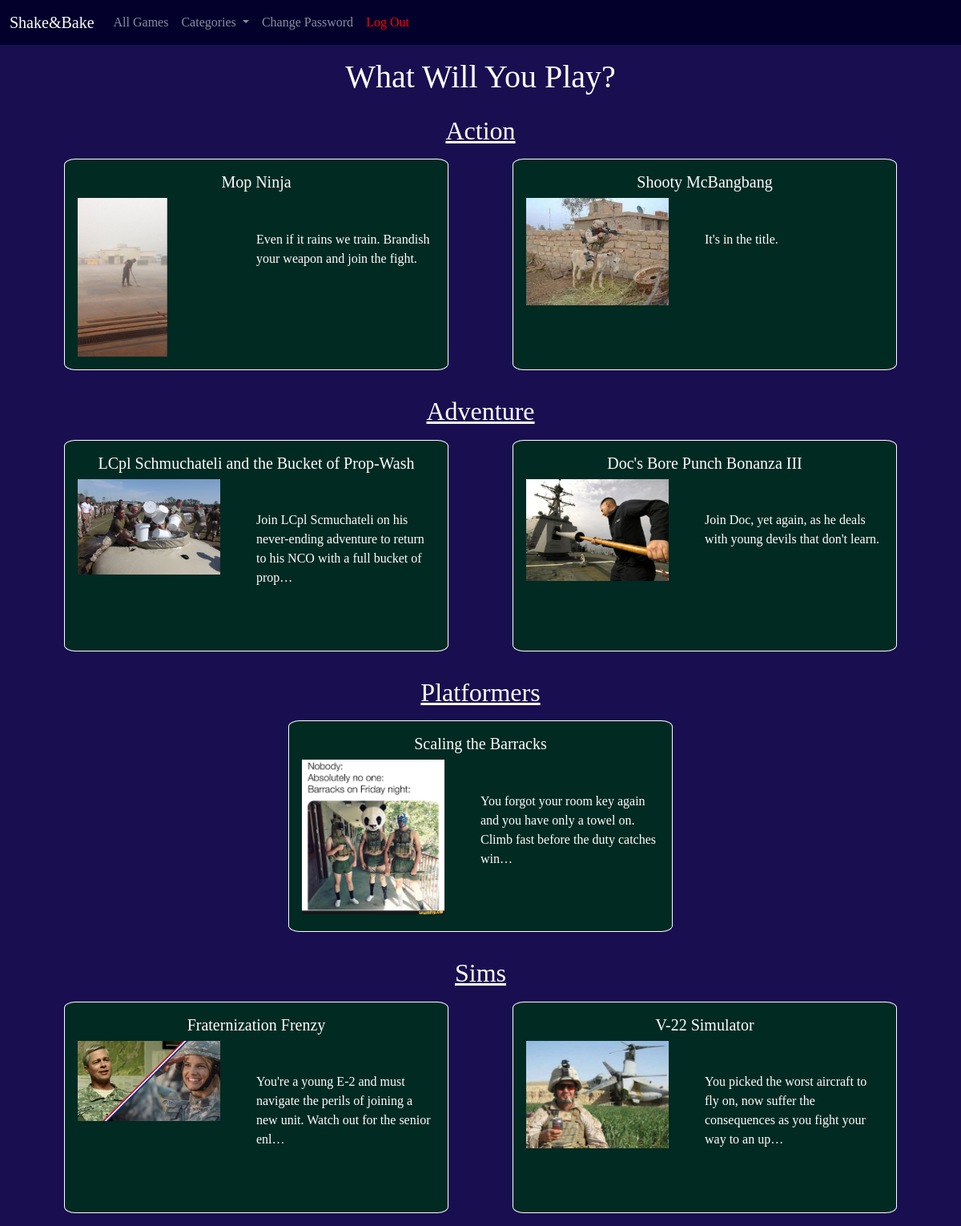
The page /games/ (signed in) on the database as committed earlier.
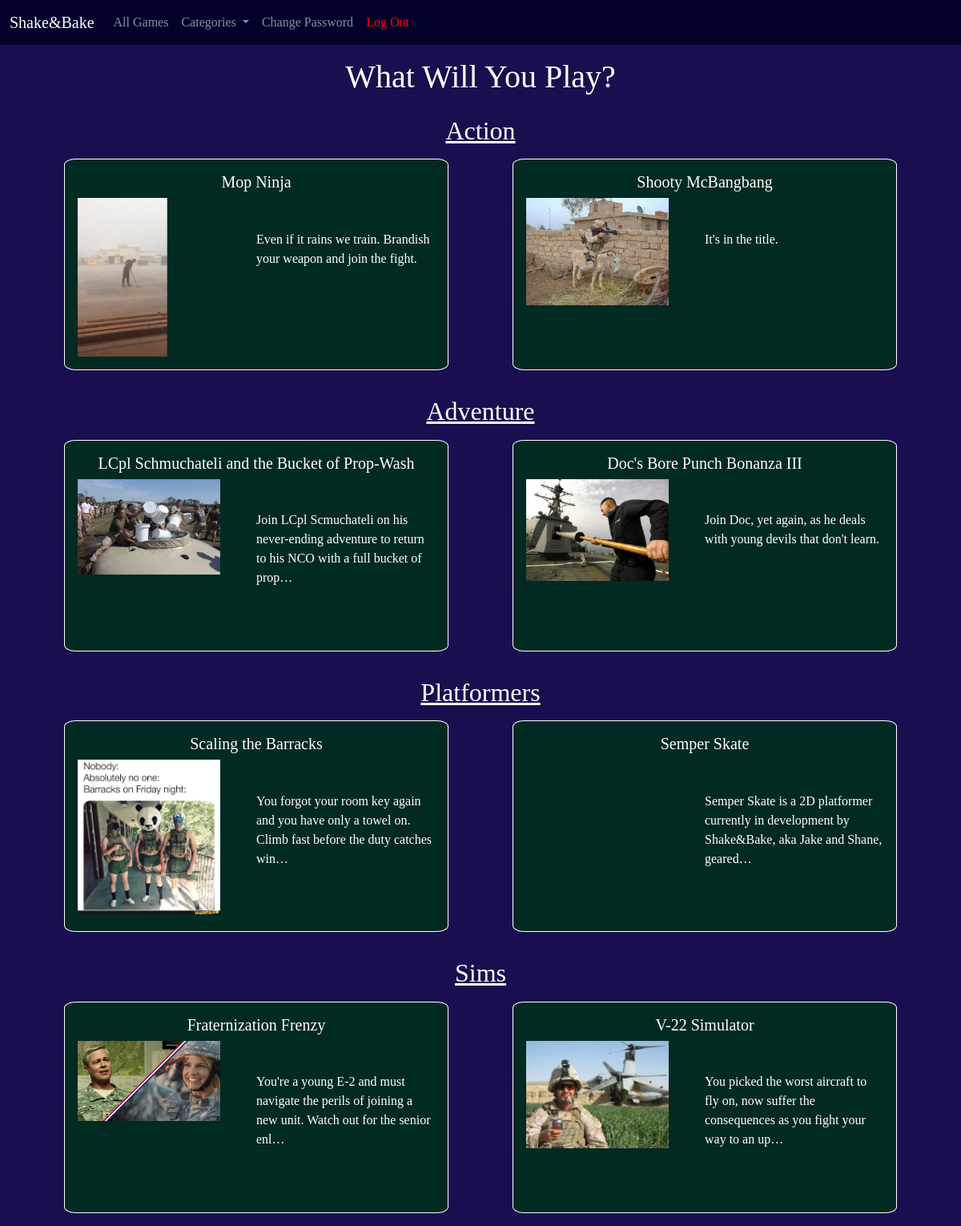
The same page on the database as committed later.
### games/models.py (models this page shows, shortened)
class Game(models.Model):
    title=models.CharField(max_length=200)
    link=models.URLField()
    body=models.TextField()
    author=models.ForeignKey(
        get_user_model(),
        on_delete=models.CASCADE
    )
    created_on=models.DateTimeField(auto_now_add=True)
    category = models.CharField(max_length=200, default="None")
    image = models.ImageField(upload_to='images')

### games/views.py (the view)
# urls.py: path('', GameListView.as_view(), name='game_list'),
class GameListView(LoginRequiredMixin, ListView):
    model=Game
    template_name="game_list.html"

### templates/game_list.html (shortened to what the changed rows need)
{% extends 'base.html' %}
{% block content %}
    <div class="game-list">
        <h1>What Will You Play?</h1>
        <h2><a href="{% url 'action' %}">Action</a></h2>
        <div class="game-list-section">
            {% for game in game_list %}
                {% if game.category == 'Action' %}
                    <div class="card">
                        <div class="card-body">
                            <div class="top-of-card">
                                <div class="title-author">
                                    <h5 class="card-title"><a href="{% url 'game_detail' game.id %}">{{ game.title|truncatechars:50}}</a></h5>
                                </div>
                            </div>
                            <div class="bottom-of-card">
                                <div class="image" style="background-image: url('/static/{{game.image}}'); background-size:contain; background-repeat: no-repeat;" ></div>
                                    <div class= "game-info">
                                        <p class="card-text">{{game.body|truncatechars:100}}</p>
                                    </div>
                                </div>
                        </div>
                    </div>
                {% endif %}
            {% endfor %}
        </div>
        <h2><a href="{% url 'adventure' %}">Adventure</a></h2>
        <div class="game-list-section">
            {% for game in game_list %}
                {% if game.category == 'Adventure' %}
                    <div class="card">
                        <div class="card-body">
                            <div class="top-of-card">
                                <div class="title-author">
                                    <h5 class="card-title"><a href="{% url 'game_detail' game.id %}">{{ game.title|truncatechars:50}}</a></h5>
                                </div>
                            </div>
                            <div class="bottom-of-card">
                                <div class="image" style="background-image: url('/static/{{game.image}}'); background-size:contain; background-repeat: no-repeat;"></div>
                                    <div class= "game-info">
                                        <p class="card-text">{{game.body|truncatechars:100}}</p>
                                    </div>
                                </div>
                        </div>
                    </div>
                {% endif %}
            {% endfor %}
        </div>
        <h2><a href="{% url 'platform' %}">Platformers</a></h2>
        <div class="game-list-section">
            {% for game in game_list %}
                {% if game.category == 'Platform' %}
                    <div class="card">
                        <div class="card-body">
                            <div class="top-of-card">
                                <div class="title-author">
                                    <h5 class="card-title"><a href="{% url 'game_detail' game.id %}">{{ game.title|truncatechars:50}}</a></h5>
                                </div>
                            </div>
                            <div class="bottom-of-card">
                                <div class="image" style="background-image: url('/static/{{game.image}}'); background-size:contain; background-repeat: no-repeat;"></div>
                                    <div class= "game-info">
                                        <p class="card-text">{{game.body|truncatechars:100}}</p>
                                    </div>
                                </div>
                        </div>
                    </div>
                {% endif %}
            {% endfor %}
        </div>
        <h2><a href="{% url 'sim' %}">Sims</a></h2>
        <div class="game-list-section">
            {% for game in game_list %}
                {% if game.category == 'Sim' %}
                    <div class="card">
                        <div class="card-body">
                            <div class="top-of-card">
                                <div class="title-author">
                                    <h5 class="card-title"><a href="{% url 'game_detail' game.id %}">{{ game.title|truncatechars:50}}</a></h5>
                                </div>
                            </div>
                            <div class="bottom-of-card">
                                <div class="image" style="background-image: url('/static/{{game.image}}'); background-size:contain; background-repeat: no-repeat;"></div>
                                    <div class= "game-info">
                                        <p class="card-text">{{game.body|truncatechars:100}}</p>
                                    </div>
                                </div>
                        </div>
                    </div>
                {% endif %}
            {% endfor %}
        </div>
    </div>
{% endblock content %}

Rows that differ between the two databases and show on the page:
added Game: title "Semper Skate", body "Semper Skate is a 2D platformer currently in development by Shake&Bake, aka Jake and Shane, geared…", shown under "Platformers"
